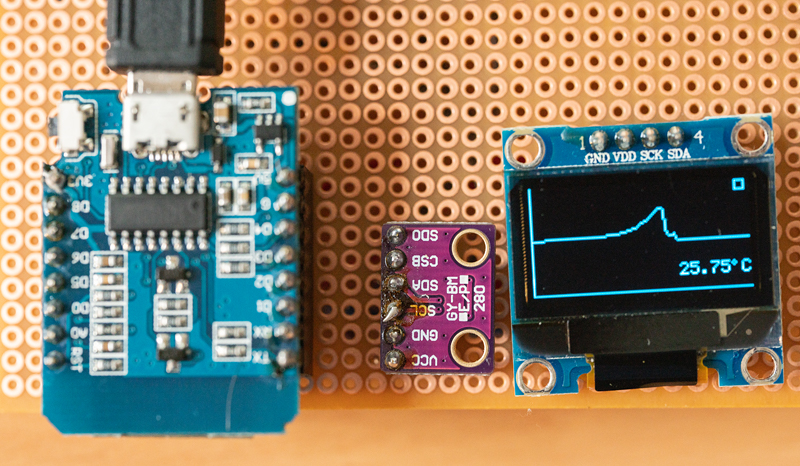
#> input picture ImageRessources/Breadboard.jpg, 800 x 466 px; its folder holds only this picture in this run
$ python -i png_to_SSD1306.py   (imports and definitions only)
#> lines starting #> are read from the running program, lines starting #| are printed output that depends on the picture
import glob
import ntpath
from PIL import Image


def get_filename_from_path(path):
    head, tail = ntpath.split(path)
    return tail or ntpath.basename(head)


def convert(png_file):
#> called with png_file = '../ImageRessources/Breadboard.jpg'
    image = Image.open(png_file)
#> image is the input picture: PIL image 800x466 RGB; mean R, G, B 141.2, 125, 102.6
    rgb_im = image.convert('L')
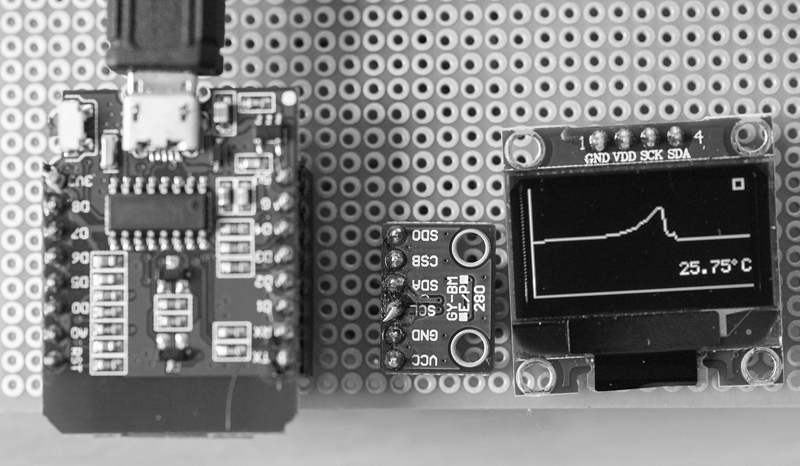
#> rgb_im: PIL image 800x466 L; min 0, max 255, mean 127.3
    string = "const uint8_t " + get_filename_from_path(png_file).split(".")[0] + "[] PROGMEM = {"
    data_array = []
    for i in range(int(128 * 64 / 8)):
        data_array.append(0)

    for x in range(0, 127):
        for y in range(0, 63):
            v = rgb_im.getpixel((x, y))
            if v == 255:
                data_array[int(y / 8) * 128 + x] |= (1 << (y % 8))
#> after the loop, data_array = 1024 values from 0 to 0

    for i in range(0, len(data_array)):
        string += hex(data_array[i]) + ", "

    string = string[:-2]
    string += "};"
    print(string)
#> (printed output is left out)


# [3 lines not run here, left out]

>>> result = convert('../ImageRessources/Breadboard.jpg')
